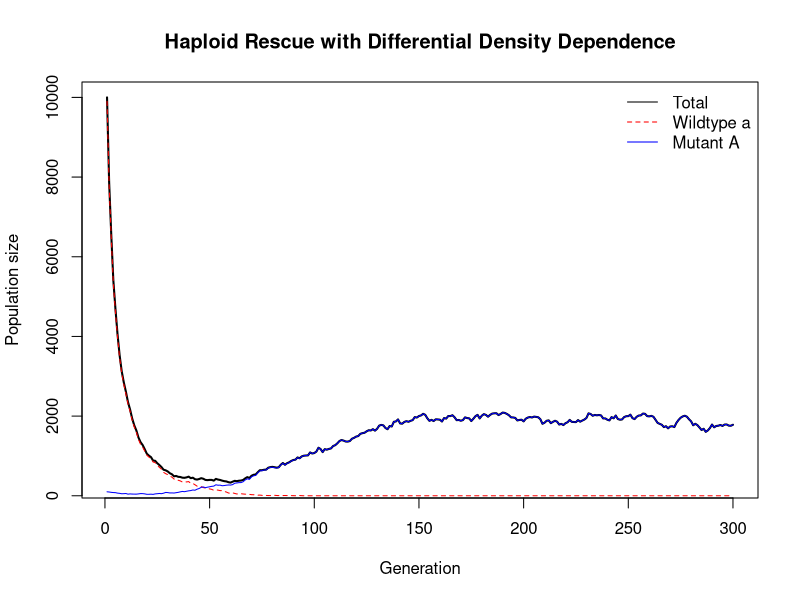

This chart was generated by the following R code:
# Haploid population with differential density dependence and fitness
# Question:What is the ideal fraction of mutants to introduce, given variable density dependence?
# Key Parameter: p0, initial fraction of mutants

## Parameters
N0  <- 10000      # initial total population size
p0  <- 0.01       # initial fraction of mutants
K   <- 50000      # carrying capacity
w_a <- 0.95       # intrinsic fitness of wildtype (below 1)
w_A <- 1.05       # intrinsic fitness of mutant (above 1)
f_a <- 1.0        # wildtype density sensitivity
f_A <- 1.3        # mutant stronger negative freq. dependence
tmax <- 300       # number of generations


## Initialization of first generation
Na <- numeric(tmax)    # wildtype counts
N_A <- numeric(tmax)   # mutant counts
Na[1] <- N0 * (1 - p0) # initialize wildtypes
N_A[1] <- N0 * p0      # initialize mutants


## Beverton–Holt crowding function
fitness <- function(Ntot, w, f) w / (1 + f * Ntot / K)  # always gives positive values (no negative growth)
# It smoothly saturates toward 0 as density increases.
# It’s biologically realistic, reflects limited resources, space, or competition.
# It allows different sensitivity between genotypes (f_a vs f_A).


## Simulation
set.seed(1)  # Each pass of the loop represents one generation of your haploid population. 
# We start at t = 2 because the first generation (t = 1) was initialized already.
for(t in 2:tmax){
  Ntot <- Na[t-1] + N_A[t-1]   # We calculate the total population size in the previous generation.
  # This determines how crowded the population is, 
  # and so how much density dependence should reduce fitness.
  
  wa_eff <- fitness(Ntot, w_a, f_a)  # Each genotype gets its own densitydependence-ajusted growth rate for each generation.
  wA_eff <- fitness(Ntot, w_A, f_A)
  
  Na[t] <- rpois(1, Na[t-1] * wa_eff)  # Each genotype reproduces stochastically. 
  N_A[t] <- rpois(1, N_A[t-1] * wA_eff)# The expected number of offspring = previous number × realized fitness.
  # rpois() adds demographic stochasticity around that mean
  
  if(Na[t] + N_A[t] < 1) break         # If total population drops below 1 (essentially extinct), stop the simulation.
}


## Plot population trajectories
time <- 1:tmax
plot(time, Na + N_A, type="l", lwd=2, col="black",               # total pop
     ylab="Population size", xlab="Generation",
     main="Haploid Rescue with Differential Density Dependence")
lines(time, Na, col="red", lty=2)                                # wildtype
lines(time, N_A, col="blue")                                     # mutant
legend("topright", legend=c("Total","Wildtype a","Mutant A"),    # legend
       col=c("black","red","blue"), lty=c(1,2,1), bty="n")


